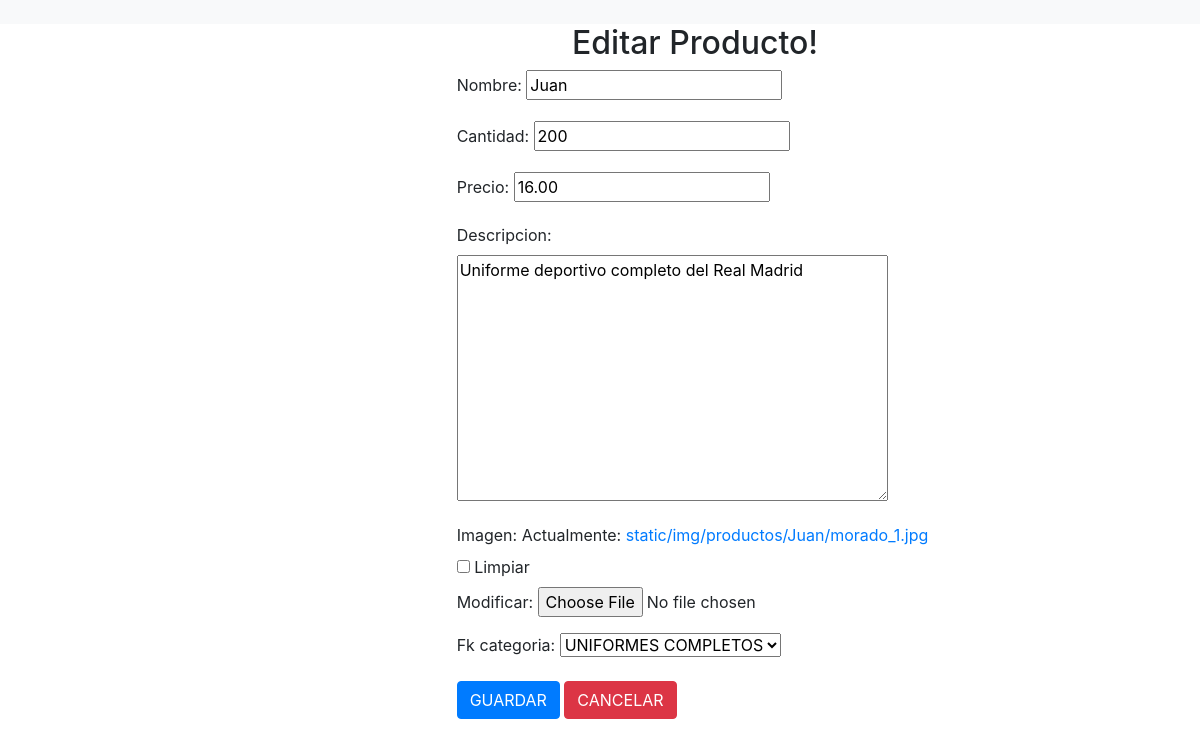
Page /editar/5/ on the committed database.
### app_productos/models.py (models this page shows, shortened)
class Producto(models.Model):
    nombre = models.CharField(max_length=40)
    cantidad = models.IntegerField()
    precio = models.DecimalField(decimal_places=2, max_digits=4)
    descripcion = models.TextField()
    imagen = models.ImageField(upload_to=url_producto, blank=True)
    fk_categoria = models.ForeignKey(Categoria,on_delete=models.CASCADE, default="")
    def imagen_producto(self):
        return mark_safe('<a href="/%s" target="_blank" > <img src="/%s" hight="50px" width="50px" ></a>'%(self.imagen,self.imagen))
    imagen_producto.allow_tags = True

class Categoria(models.Model):
    nombre = models.CharField(max_length=40)
    descripcion = models.TextField()
    def __str__(self):
        return self.nombre

### app_productos/views.py (the view)
# urls.py: path('editar/<id>/', editar_view, name='vista_editar'),
def editar_view(request, id):
    p = Producto.objects.get(id=id)
    if request.method == 'POST':
        form = ProductoForm(request.POST, request.FILES, instance=p)
        if form.is_valid():
            form.save()
            return HttpResponseRedirect('/inicio/')
        else:
            form = ProductoForm(intance=p)
    else:
        form = ProductoForm(instance=p)
    return render(request, 'editar.html', {'p':p,'form':form})

### app_productos/forms.py
class ProductoForm(forms.ModelForm):
    class Meta:
        model = Producto
        fields = '__all__'

### app_productos/templates/editar.html (shortened to what this page needs)
{% extends "base.html" %}
{% block content %}
<h2 align="center">Editar Producto!</h2>
<div class="row">
    <div class="col-2"></div>
    <div class="col-8">
        <form method="POST" enctype="multipart/form-data">
            {{ form.as_p }}
            <button type="submit" class="btn btn-primary">GUARDAR</button>
            <a class="btn btn-danger" href="/inicio/">CANCELAR</a>
        </form>
    </div>
    <div class="col-2"></div>
</div>
{% endblock %}

### rows in the picture
Producto: nombre "Juan", cantidad "200", precio "16.00", descripcion "Uniforme deportivo completo del Real Madrid", fk_categoria "UNIFORMES COMPLETOS"
